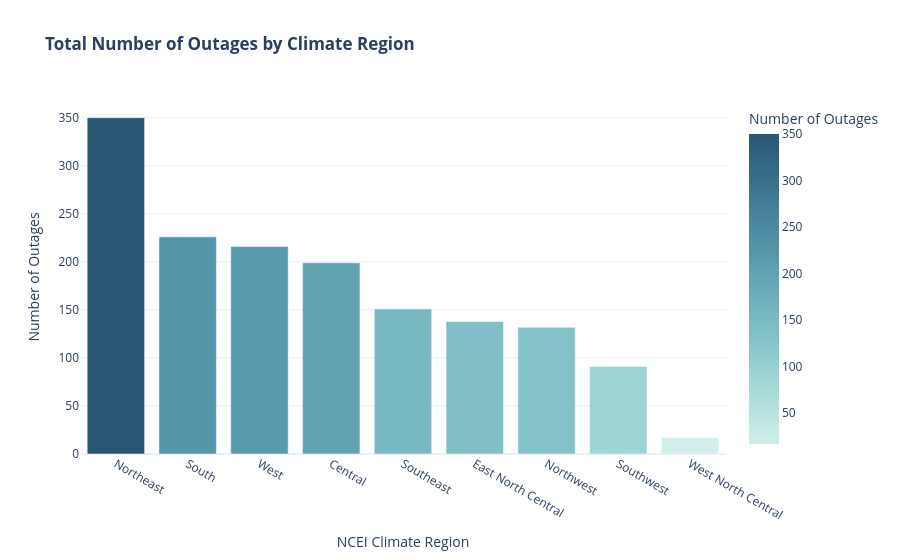

Here is the notebook cell this chart was saved with:
### Code cell
by_region = df_cleaned.groupby('CLIMATE.REGION', observed=True).size().sort_values(ascending=False)
fig = px.bar(
    by_region.reset_index(name='Number of Outages'), 
    x='CLIMATE.REGION', 
    y='Number of Outages', 
    title='<b>Total Number of Outages by Climate Region</b>',
    labels={'CLIMATE.REGION': 'NCEI Climate Region', 'Number of Outages': 'Number of Outages'},
    color='Number of Outages',
    color_continuous_scale='teal',
)
fig.update_layout( 
    template="plotly_white" # Match style of other plots
)
fig.show()

# Export plot for website
fig.write_html('docs/assets/plots/outages_by_climate_region.html', include_plotlyjs='cdn')

### Figure 1 — Plotly figure (JSON) as saved in the notebook; plotly's stock layout.template omitted (floating-point values rounded to 4 significant figures)
{"data": [{"alignmentgroup": "True", "hovertemplate": "NCEI Climate Region=%{x}<br>Number of Outages=%{marker.color}<extra></extra>", "legendgroup": "", "marker": {"color": [350, 226, 216, 199, 151, 138, 132, 91, 17], "coloraxis": "coloraxis", "pattern": {"shape": ""}}, "name": "", "offsetgroup": "", "orientation": "v", "showlegend": false, "textposition": "auto", "type": "bar", "x": ["Northeast", "South", "West", "Central", "Southeast", "East North Central", "Northwest", "Southwest", "West North Central"], "xaxis": "x", "y": [350, 226, 216, 199, 151, 138, 132, 91, 17], "yaxis": "y"}], "layout": {"barmode": "relative", "coloraxis": {"colorbar": {"title": {"text": "Number of Outages"}}, "colorscale": [[0, "rgb(209, 238, 234)"], [0.1667, "rgb(168, 219, 217)"], [0.3333, "rgb(133, 196, 201)"], [0.5, "rgb(104, 171, 184)"], [0.6667, "rgb(79, 144, 166)"], [0.8333, "rgb(59, 115, 143)"], [1, "rgb(42, 86, 116)"]]}, "legend": {"tracegroupgap": 0}, "title": {"text": "<b>Total Number of Outages by Climate Region</b>"}, "xaxis": {"anchor": "y", "domain": [0, 1], "title": {"text": "NCEI Climate Region"}}, "yaxis": {"anchor": "x", "domain": [0, 1], "title": {"text": "Number of Outages"}}}}
